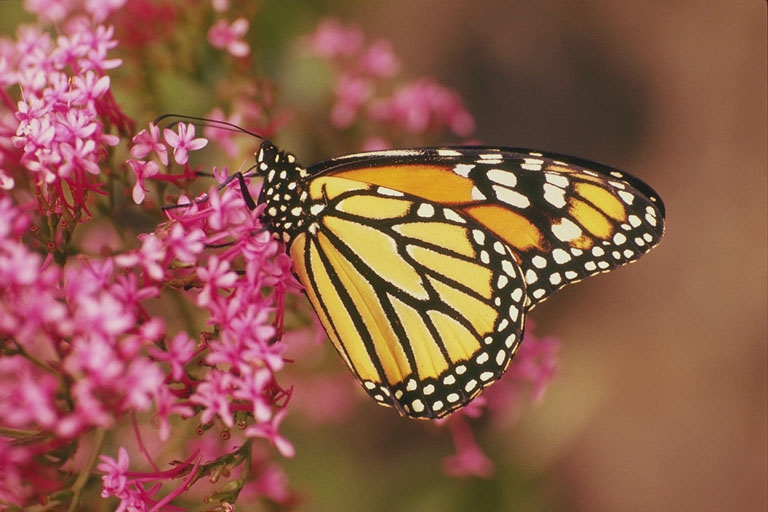
//> input picture monarch.jpg, 768 x 512 px
$ ./main   (built with g++ and OpenCV 4)
//> lines starting //> are read from the running program, lines starting //| are printed output that depends on the picture
// Refactored for build in Ubuntu

#include <opencv2/opencv.hpp>
#include <iostream>
#include <stdio.h>
#include <stdlib.h>
#include <math.h>
// #include <arm_neon.h>
#include <time.h>

using namespace cv;
using namespace std;

unsigned long calculateElapsedTime(unsigned long start, unsigned long stop);
unsigned long getCurrentTimeInMicroseconds();
// void SobelNonSimd(Rect cropSize, Mat inputImage);
// void SobelSimd(Rect cropSize, Mat inputImage);
void SobelOpenCV(Rect cropSize, Mat inputImage);

// precise time measurement
unsigned long t1, t2, elapsedTime;

// OpenCV image datatypes
Mat originalImage;
Mat resultImageNonSimd;
Mat resultImageSimd;
Mat resultImageOpenCV;

uchar *outputPointer;
uchar *inputPointer;

int width;
int height;

// crop image and remove added borders
const int border = 8;

int main(int argc, char **argv)
{
    if (border < 1)
    {
        cout << "border must be greater than or equal to 1" << endl;
        cout << "Press any key to exit!" << endl;
        getchar();
        return 0;
    }

    // load input image
    originalImage = imread("monarch.jpg", IMREAD_GRAYSCALE);
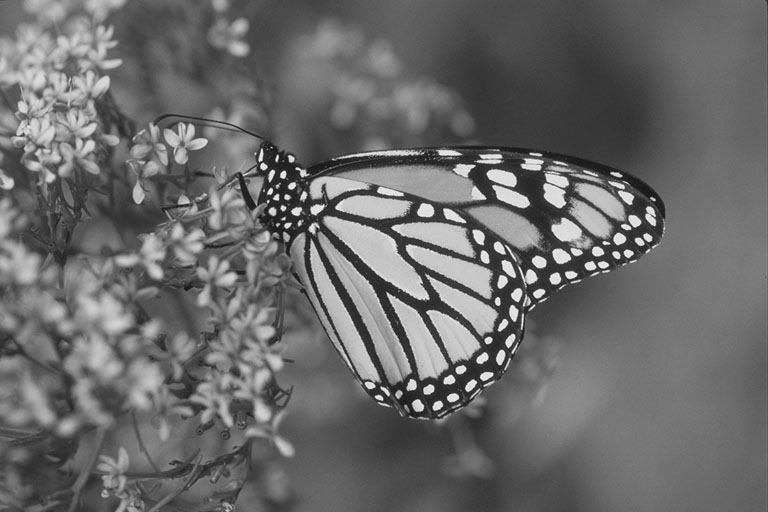
//> originalImage: 512 rows x 768 cols, CV_8UC1; min 11, max 255, mean 106

    int imageWidth = originalImage.cols;
//> imageWidth = 768
    int imageHeight = originalImage.rows;
//> imageHeight = 512

    Rect cropped(border, border, imageWidth, imageHeight);
//> cropped = Rect(8, 8, 768, 512)

    // show input image
    namedWindow("Original", WINDOW_AUTOSIZE);
    imshow("Original", originalImage);
    // add border to image using replication method
    copyMakeBorder(originalImage, originalImage, border, border, border, border, BORDER_REPLICATE);
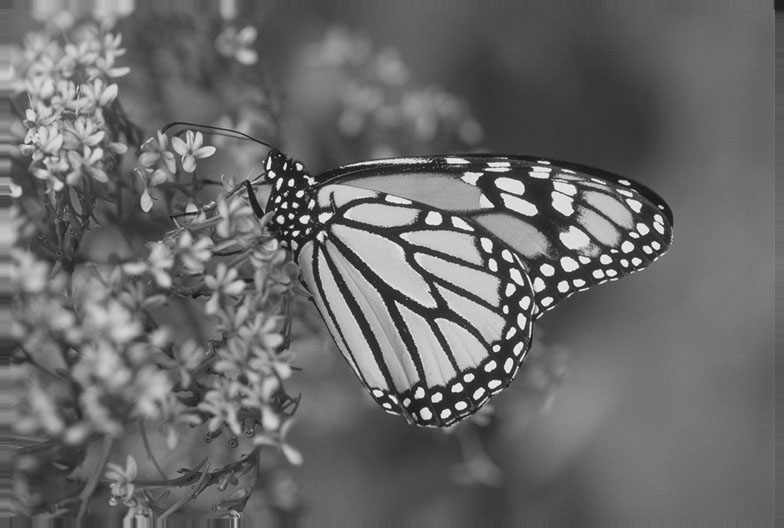
//> originalImage: 528 rows x 784 cols, CV_8UC1; min 11, max 255, mean 105.6

    // [15 lines of commented-out code are left out]

     SobelOpenCV(cropped, originalImage);

     namedWindow("Sobel-OpenCV", WINDOW_AUTOSIZE);
     imshow("Sobel-OpenCV", resultImageOpenCV);

    waitKey(); // Wait for a keystroke in the window
    getchar();
    return 0;
}

unsigned long calculateElapsedTime(unsigned long start, unsigned long stop)
{
    return stop - start;
}

unsigned long getCurrentTimeInMicroseconds()
{
#if defined(_WIN32) || defined(__CYGWIN__)
    // Windows (x86 or x64)
    LARGE_INTEGER freq;
    LARGE_INTEGER t;
    QueryPerformanceFrequency(&freq);
    QueryPerformanceCounter(&t);
    return (unsigned long)((1.0e6 * t.QuadPart) / freq.QuadPart);
#elif defined(__linux__)
    // Linux
    struct timespec t;
    clock_gettime(CLOCK_MONOTONIC, &t);
    return (unsigned long)(1.0e6 * t.tv_sec + 1.0e-3 * t.tv_nsec);
#else
    return 0;
#error Unknown environment!
#endif
}

// [157 lines of commented-out code are left out]

void SobelOpenCV(Rect cropSize, Mat inputImage)
{
//> called with cropSize = Rect(8, 8, 768, 512)
    Mat outputImage;

    /// Generate grad_x and grad_y
    Mat grad_x, grad_y;
    Mat abs_grad_x, abs_grad_y;
    int scale = 1;
    int delta = 0;
    int ddepth = CV_8U;

    inputImage = inputImage(cropSize);

    // start timer
    t1 = getCurrentTimeInMicroseconds();
    for(int i=0; i<100;i++) {
        // Gradient X
        Sobel(inputImage, grad_x, ddepth, 1, 0, 3, scale, delta, BORDER_DEFAULT);
        convertScaleAbs(grad_x, abs_grad_x, 1, 0);

        // Gradient Y
        Sobel(inputImage, grad_y, ddepth, 0, 1, 3, scale, delta, BORDER_DEFAULT);
        convertScaleAbs(grad_y, abs_grad_y, 1, 0);

        /// Total Gradient (approximate)
        addWeighted(abs_grad_x, 2.0, abs_grad_y, 2.0, 0, outputImage);
    }
//> this loop made 100 passes
//> pass 1, in SobelOpenCV, `Sobel(inputImage, grad_x, ddepth, 1, 0, 3, scale, delta, BORDER_DEFAUL..`:
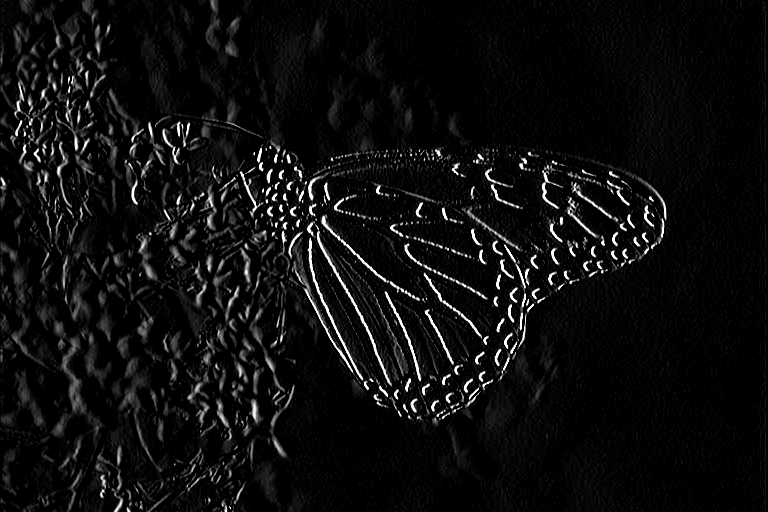
//> grad_x: 512 rows x 768 cols, CV_8UC1; min 0, max 255, mean 14.1
//> pass 1, in SobelOpenCV, `Sobel(inputImage, grad_y, ddepth, 0, 1, 3, scale, delta, BORDER_DEFAUL..`:
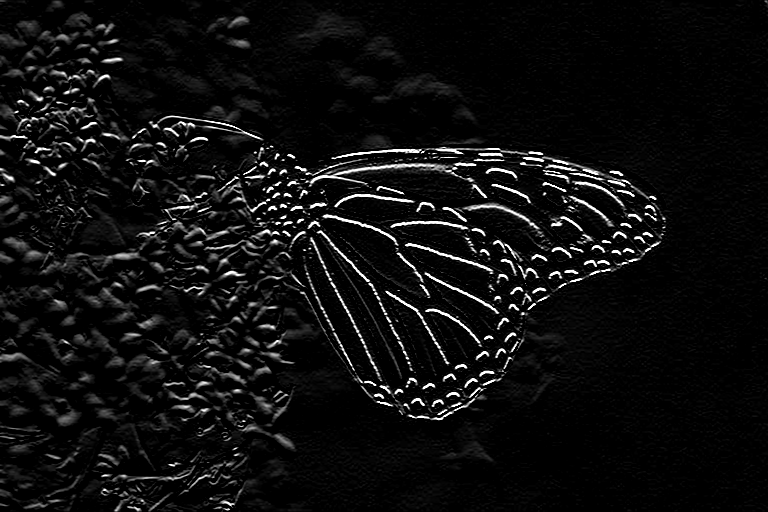
//> grad_y: 512 rows x 768 cols, CV_8UC1; min 0, max 255, mean 14.7
//> pass 1, in SobelOpenCV, `addWeighted(abs_grad_x, 2.0, abs_grad_y, 2.0, 0, outputImage);`:
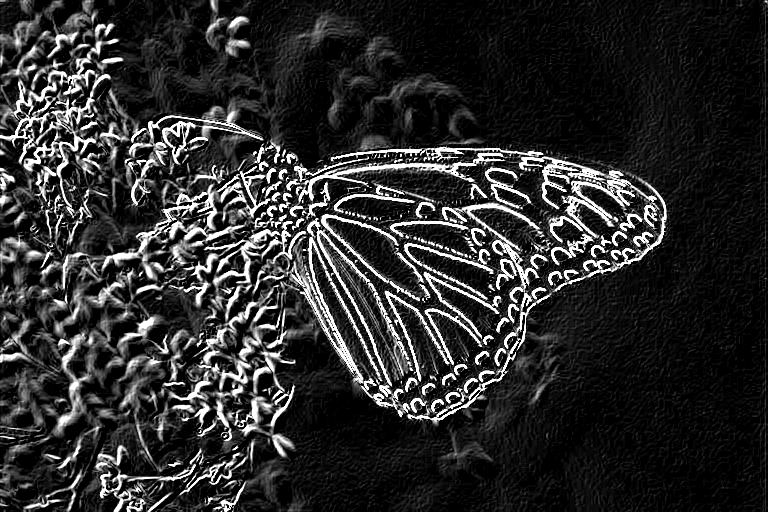
//> outputImage: 512 rows x 768 cols, CV_8UC1; min 0, max 255, mean 44.8
    // stop timer
    t2 = getCurrentTimeInMicroseconds();
    // calculate and print elapsed time in microseconds
    elapsedTime = calculateElapsedTime(t1, t2);
    cout << "Execution time for OpenCV Sobel edge detection:" << endl;
    cout << elapsedTime/100 << " us" << endl;

    // Copy outputImage to resultImageOpenCV
    resultImageOpenCV = outputImage.clone();
}

$ run again, with oldcar.jpg copied over monarch.jpg
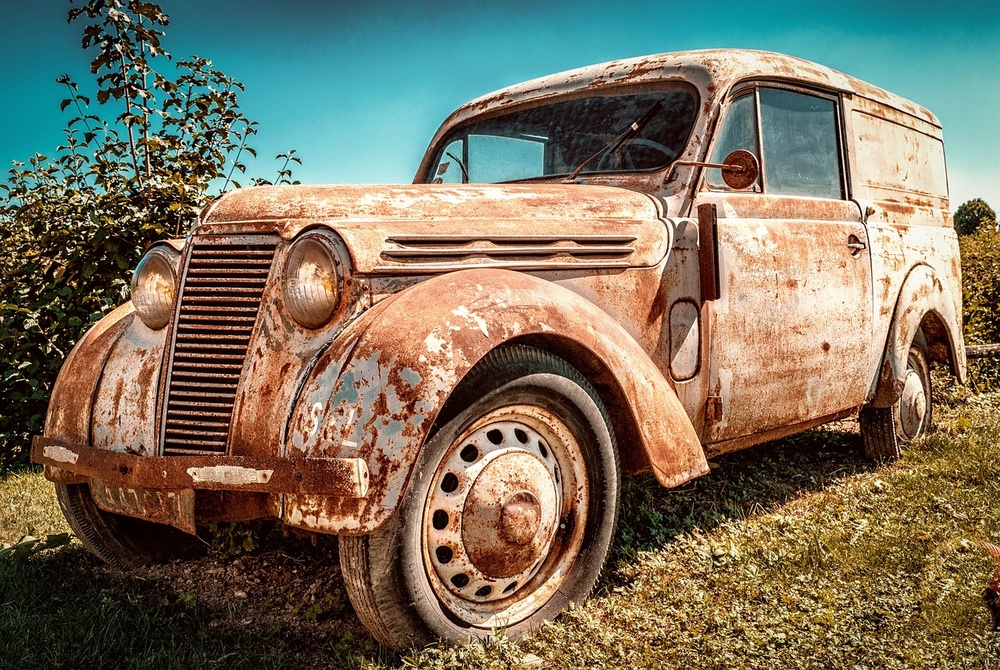
//> input picture oldcar.jpg, 1000 x 670 px, shrunk from 1280 x 858 before the run
//> the loop in SobelOpenCV, `for(int i=0; i<100;i++)` made 100 passes
//> pass 1, in SobelOpenCV, `Sobel(inputImage, grad_y, ddepth, 0, 1, 3, scale, delta, BORDER_DEFAUL..`:
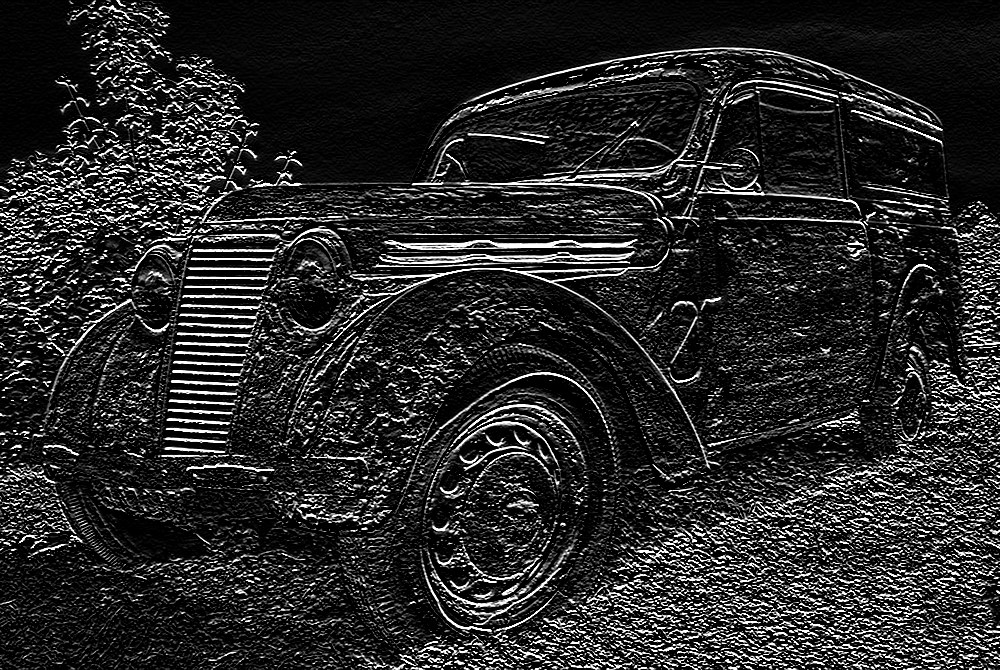
//> grad_y: 670 rows x 1000 cols, CV_8UC1; min 0, max 255, mean 40.2
//> pass 1, in SobelOpenCV, `addWeighted(abs_grad_x, 2.0, abs_grad_y, 2.0, 0, outputImage);`:
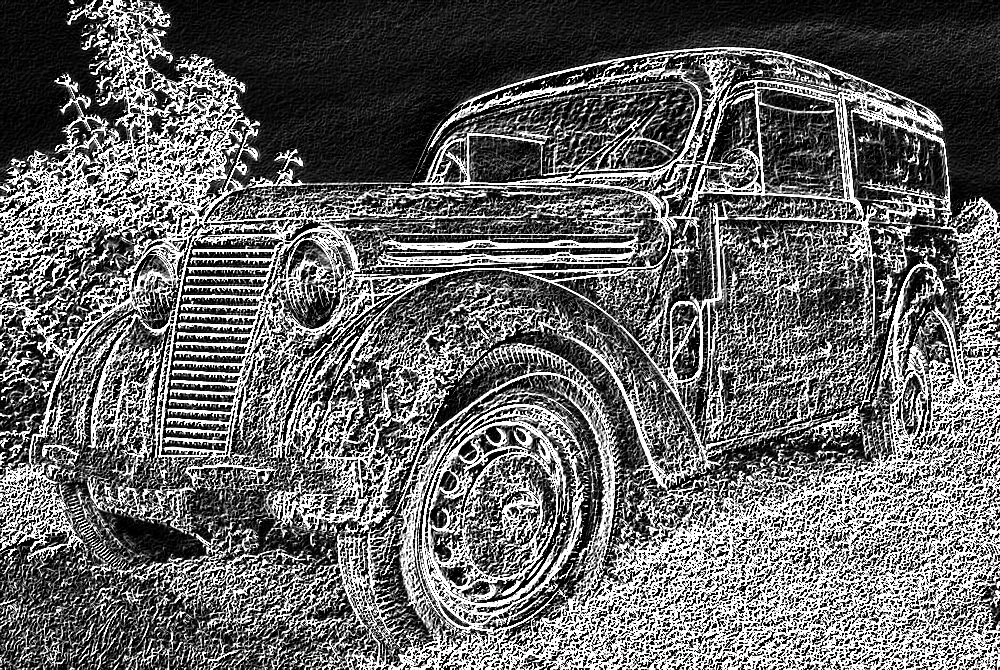
//> outputImage: 670 rows x 1000 cols, CV_8UC1; min 0, max 255, mean 102.5
